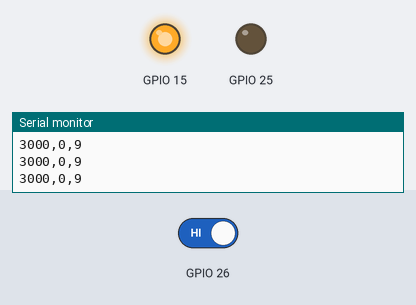
A sketch run on a simulated ESP32. Parts: output pins drawn as LEDs (lit = HIGH), the last lines printed to the serial monitor. Inputs (shaded band) come from the test bench; at power-on: GPIO 26 HIGH.

Above: at 1.2 s.
1.3 s: GPIO 26 driven LOW
At 2.5 s:
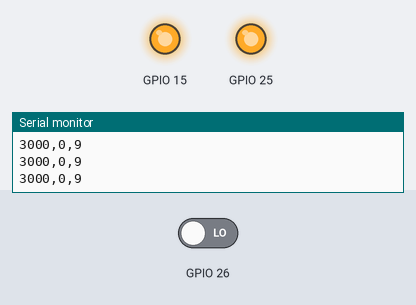
2.8 s: GPIO 26 driven HIGH
At 3.8 s:
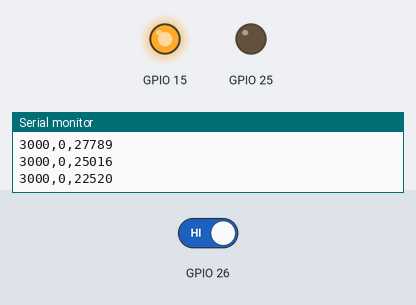
Timing chart, 0 to 5.8 s (numbered marks = the images above; inputs shaded):
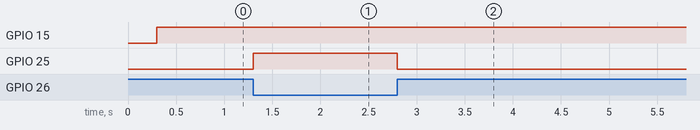

Measured:
- after the input at 1.3 s, GPIO 25: LOW → HIGH at once
- after the input at 2.8 s, GPIO 25: HIGH → LOW at once

The sketch:

touch-test.ino
```cpp
#include <WiFi.h>

int prevt = 0;
int t = 0;
int threshold = 5;

void setup()
{
  Serial.begin(115200);
  pinMode(25,OUTPUT);
  pinMode(26,INPUT);
  pinMode(15,OUTPUT);

  //WiFi.disconnect();
  WiFi.mode(WIFI_OFF);
  //WiFi.forceSleepBegin();
}

int counter = 0;

void loop()
{
  t = micros();

  // パルスの立ち上げ
  digitalWrite(25, HIGH);

//Serial.println("aaaa 0");
  // 立ち上がりまでの時間計測
  while (digitalRead(26)!=HIGH) ;

  t = micros() - t;
//Serial.println("aaaa 1");

  // 放電するまで待つ
  digitalWrite(25, LOW);
  delay(50);

  // ローパスフィルタ
  //t = 0.999 * prevt + 0.001 * t;
  t = 0.9 * prevt + 0.1 * t;
  //t = 0.8 * prevt + 0.2 * t;
  prevt = t;

  if ((counter++) % 1 == 0) {
      Serial.print("3000,0,");
      Serial.println(t);
  }

  // LED点灯
  if( t > threshold ){
    digitalWrite(15, HIGH);
  } else {
    digitalWrite(15, LOW);
  }
}
```
